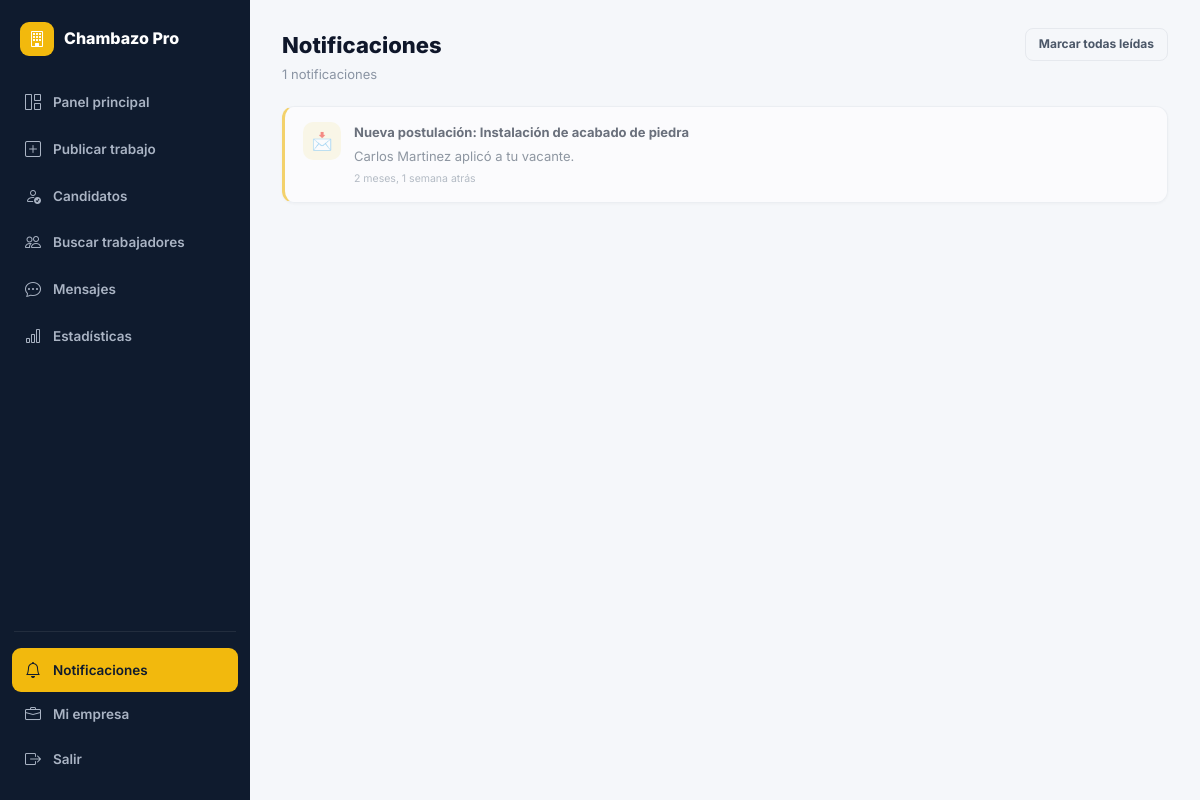
The page /notificaciones/ (signed in) on the database its author committed.
### core/models.py (models this page shows, shortened)
class Notificacion(models.Model):
    TIPO_CHOICES = [
        ('solicitud', 'Nueva solicitud'),
        ('estado', 'Cambio de estado'),
        ('contratado', 'Contratado'),
        ('resena', 'Nueva reseña'),
        ('sistema', 'Sistema'),
        ('match', 'Nuevo match'),
    ]
    TIPO_ICONS = {
        'solicitud': '📩', 'estado': '🔄', 'contratado': '🏆',
        'resena': '⭐', 'sistema': '🔔', 'match': '🎯',
    }
    usuario = models.ForeignKey(User, on_delete=models.CASCADE, related_name='notificaciones')
    tipo    = models.CharField(max_length=20, choices=TIPO_CHOICES, default='sistema')
    titulo  = models.CharField(max_length=200)
    mensaje = models.TextField()
    leida   = models.BooleanField(default=False)
    url     = models.CharField(max_length=300, blank=True)
    creado  = models.DateTimeField(auto_now_add=True)
    class Meta:
        ordering = ['-creado']
    @property
    def icono(self):
        return self.TIPO_ICONS.get(self.tipo, '🔔')

### core/views.py (the view)
# urls.py: path('notificaciones/', views.notificaciones, name='notificaciones'),
@login_required
def notificaciones(request):
    if request.GET.get('marcar_todas'):
        Notificacion.objects.filter(usuario=request.user, leida=False).update(leida=True)
        messages.success(request, 'Todas marcadas como leídas.')
    notifs = Notificacion.objects.filter(usuario=request.user)[:40]
    ctx = ctx_base(request)
    ctx.update({'notificaciones': notifs, 'active': 'notif'})
    return render(request, 'core/notificaciones.html', ctx)

### core/context_processors.py (called while the page is built)
def global_settings(request):
    return {
        'GOOGLE_MAPS_KEY': getattr(settings, 'GOOGLE_MAPS_API_KEY', ''),
    }

### core/views.py (called while the page is built)
def ctx_base(request):
    ctx = {'GOOGLE_MAPS_KEY': settings.GOOGLE_MAPS_API_KEY}
    if request.user.is_authenticated:
        ctx['notif_count'] = Notificacion.objects.filter(usuario=request.user, leida=False).count()
        if request.user.profile.rol == 'trabajador':
            ctx['urgentes_count'] = Trabajo.objects.filter(activo=True, es_urgente=True).count()
            ctx['solicitudes_pend_count'] = Solicitud.objects.filter(
                trabajador=request.user, estado__in=['pendiente', 'en_revision']).count()
    return ctx

### core/templates/core/notificaciones.html (shortened to what this page needs)
{% extends 'core/base.html' %}
{% block body %}
{% if request.user.profile.rol == 'contratista' %}{% include 'core/_sidebar_contratista.html' %}{% else %}{% include 'core/_sidebar_trabajador.html' %}{% endif %}
<div class="page-hd">
  <div><h1>Notificaciones</h1><p>{{ notificaciones|length }} notificaciones</p></div>
  {% if notificaciones %}<a href="?marcar_todas=1" class="btn btn-outline btn-sm">Marcar todas leídas</a>{% endif %}
</div>
{% for n in notificaciones %}
<a href="{% url 'marcar_notif_leida' n.pk %}" style="text-decoration:none;">
  <div class="notif-item {% if n.tipo == 'contratado' or n.tipo == 'match' %}green{% elif n.tipo == 'solicitud' %}yellow{% endif %} {% if n.leida %}read{% endif %}">
    <div class="notif-icon-box {% if n.tipo == 'contratado' %}g{% elif n.tipo == 'solicitud' %}y{% elif n.tipo == 'sistema' %}b{% else %}grey{% endif %}">{{ n.icono }}</div>
    <div style="flex:1;min-width:0;">
      <div class="fw-700 t-sm">{{ n.titulo }}{% if not n.leida and n.tipo == 'solicitud' %}<span class="live-badge">EN VIVO</span>{% endif %}</div>
      <div class="t-sm t-mid mt-4">{{ n.mensaje }}</div>
      <div class="t-xxs t-muted mt-4">{{ n.creado|timesince }} atrás</div>
    </div>
  </div>
</a>
{% empty %}
<div class="empty-state"><div class="empty-icon">🔔</div><div class="empty-title">Sin notificaciones</div><div class="empty-sub">Aquí verás tus alertas</div></div>
{% endfor %}
{% include 'core/_sidebar_close.html' %}
{% endblock %}

### static/css/chambazo.css (style rules this page uses)
:root { --green:#1FA35A; --green-dark:#178449; --green-light:#e7f7ee; --green-glow:rgba(31,163,90,.18); --yellow:#F2B90D; --yellow-dark:#c99a08; --yellow-light:#fdf6dc; --red:#e5484d; --red-light:#fdeceb; --blue:#3b82f6; --blue-light:#e8f0fe; --purple:#8b5cf6; --purple-light:#f1ebfe; --navy:#0f1b2e; --navy-2:#16233a; --navy-3:#1c2c47; --dark:#0f172a; --mid:#4b5768; --muted:#8a94a3; --border:#e6e9ee; --bg:#f5f7fa; --white:#ffffff; --r-sm:8px; --r:12px; --r-lg:16px; --r-xl:22px; --sh:0 1px 3px rgba(15,23,42,.06); --sh-md:0 4px 14px rgba(15,23,42,.08); --sh-lg:0 10px 34px rgba(15,23,42,.12); --sh-xl:0 24px 64px rgba(15,23,42,.18); --font:'Inter',system-ui,sans-serif; --tr:all .18s cubic-bezier(.4,0,.2,1); }
*,*::before,*::after { box-sizing:border-box;margin:0;padding:0 }
html { scroll-behavior:smooth }
body { font-family:var(--font);background:var(--bg);color:var(--dark);line-height:1.55;-webkit-font-smoothing:antialiased }
a { color:inherit;text-decoration:none }
.t-sm { font-size:13px }
.t-xxs { font-size:10.5px }
.fw-700 { font-weight:700 }
.t-muted { color:var(--muted) }
.t-mid { color:var(--mid) }
.page-hd { display:flex;align-items:flex-start;justify-content:space-between;margin-bottom:22px;gap:14px;flex-wrap:wrap }
.page-hd h1 { font-size:22px;font-weight:800;color:var(--dark) }
.page-hd p { font-size:13px;color:var(--muted);margin-top:2px }
.btn { display:inline-flex;align-items:center;justify-content:center;gap:7px;padding:10px 18px;border-radius:10px;font-size:13.5px;font-weight:700;cursor:pointer;border:none;transition:var(--tr);white-space:nowrap }
.btn-outline { background:none;border:1.5px solid var(--border);color:var(--mid) }
.btn-sm { padding:6px 13px;font-size:12px;border-radius:8px }
.notif-item { display:flex;gap:13px;padding:15px 18px;background:#fff;border-radius:var(--r);box-shadow:var(--sh);border:1px solid var(--border);margin-bottom:10px;border-left:3px solid transparent }
.notif-item.yellow { border-left-color:var(--yellow) }
.notif-item.read { opacity:.6 }
.notif-icon-box { width:38px;height:38px;border-radius:10px;display:flex;align-items:center;justify-content:center;font-size:17px;flex-shrink:0 }
.notif-icon-box.y { background:var(--yellow-light);color:var(--yellow-dark) }
.mt-4 { margin-top:4px }

### rows shown on the page
Notificacion: icono "📩", titulo "Nueva postulación: Instalación de acabado de piedra", mensaje "Carlos Martinez aplicó a tu vacante.", creado "2 meses, 1 semana"

### other values the page prints
{{ notificaciones|length }} "1"
